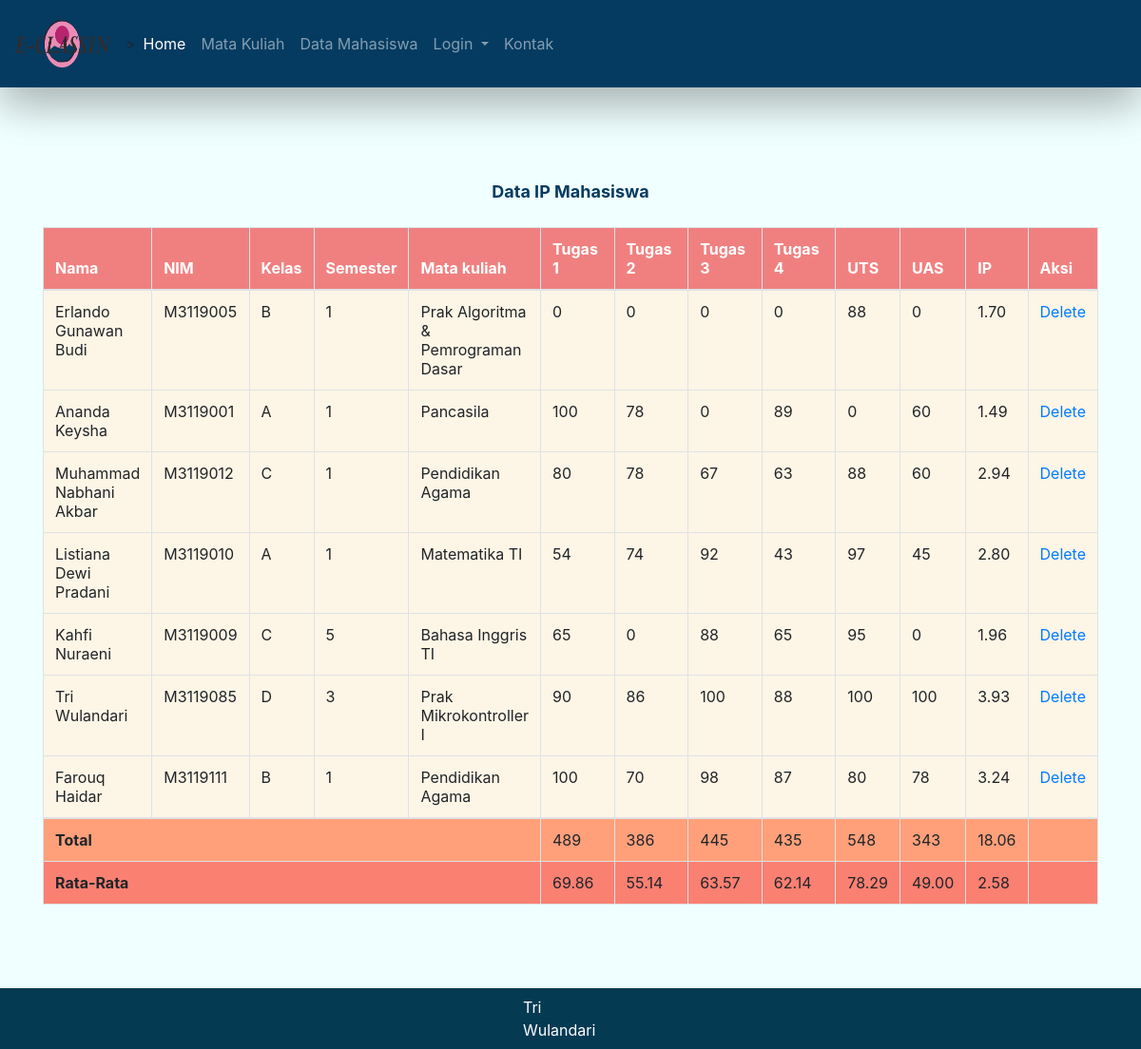
Page /FINAL_M3119085_TRI/ipkmhs.php on the committed database.
### tables this page shows
CREATE TABLE `ipk` (
  `id` int(11) NOT NULL,
  `nama` text NOT NULL,
  `nim` varchar(8) NOT NULL,
  `kelas` varchar(8) NOT NULL,
  `semester` int(10) NOT NULL,
  `matakuliah` text NOT NULL,
  `tugas1` int(5) NOT NULL,
  `tugas2` int(5) NOT NULL,
  `tugas3` int(5) NOT NULL,
  `tugas4` int(5) NOT NULL,
  `uts` int(8) NOT NULL,
  `uas` int(8) NOT NULL,
  `ip` float NOT NULL
);

### FINAL_M3119085_TRI/ipkmhs.php (the view, shortened to what this page needs)
<?php
    include("nav.php");
    $servername = "localhost";
    $username = "root";
    $password = "";
    $dbname = "eclassin";
    $mysqli2 = mysqli_connect($servername, $username, $password, $dbname);
    $hasil = mysqli_query($mysqli2, "SELECT * FROM ipk ORDER BY id ASC");
    ?>
    <p style="text-align: center;color:#063b61;font-size:large;margin-top:2cm;"><b>Data IP Mahasiswa</b></p>
    <div class="container">
    <table class="table table-bordered mt-4">
    <thead style="color: #fff; background-color: 	#F08080;">
    <tr>
    <th scope="col">Nama</th>
    <th scope="col">NIM</th>
    <th scope="col">Kelas</th>
    <th scope="col">Semester</th>
    <th scope="col">Mata kuliah</th>
    <th scope="col" style="width: 3cm;">Tugas 1</th>
    <th scope="col" style="width: 3cm;">Tugas 2</th>
    <th scope="col" style="width: 3cm;">Tugas 3</th>
    <th scope="col" style="width: 3cm;">Tugas 4</th>
    <th scope="col">UTS</th>
    <th scope="col">UAS</th>
    <th scope="col">IP</th>
    <th scope="col">Aksi</th>
    </tr>
    </thead>
    <tbody style="background-color: #FDF5E6;">
        <?php
        while($res = mysqli_fetch_array($hasil)) {
            echo "<tr>";
            echo "<td>".$res['nama']."</td>";
            echo "<td>".$res['nim']."</td>";
            echo "<td>".$res['kelas']."</td>";
            echo "<td>".$res['semester']."</td>";
            echo "<td>".$res['matakuliah']."</td>";
            echo "<td>".$res['tugas1']."</td>";
            echo "<td>".$res['tugas2']."</td>";
            echo "<td>".$res['tugas3']."</td>";
            echo "<td>".$res['tugas4']."</td>";
            echo "<td>".$res['uts']."</td>";
            echo "<td>".$res['uas']."</td>";
            echo "<td>".number_format($res['ip'],2)."</td>";
            echo "<td><a
            href=\"hapusipk.php?id=$res[id]\" onClick=\"return confirm('Are you sure
            you want to delete?')\">Delete</a></td>";
            }
            $hasil1 = mysqli_query($mysqli2, "SELECT tugas1 FROM ipk");
            $nilai1 = 0;
            $hit1 = 0;
            while($res1 = mysqli_fetch_array($hasil1)){
            $nilai1 += $res1['tugas1'];
            $hit1+=1;
            }
            $rata1 = $nilai1/$hit1;
            $hasil2 = mysqli_query($mysqli2, "SELECT tugas2 FROM ipk");
            $nilai2 = 0;
            $hit2 = 0;
            while($res2 = mysqli_fetch_array($hasil2)){
            $nilai2 += $res2['tugas2'];
            $hit2+=1;
            }
            $rata2 = $nilai2/$hit2;
            $hasil3 = mysqli_query($mysqli2, "SELECT tugas3 FROM ipk");
            $nilai3 = 0;
            $hit3 = 0;
            while($res3 = mysqli_fetch_array($hasil3)){
            $nilai3 += $res3['tugas3'];
            $hit3+=1;
            }
            $rata3 = $nilai3/$hit3;
            $hasil4 = mysqli_query($mysqli2, "SELECT tugas4 FROM ipk");
            $nilai4 = 0;
            $hit4 = 0;
            while($res4 = mysqli_fetch_array($hasil4)){
            $nilai4 += $res4['tugas4'];
            $hit4+=1;
            }
            $rata4 = $nilai4/$hit4;
            $hasiluts = mysqli_query($mysqli2, "SELECT uts FROM ipk");
            $nilaiuts = 0;
            $count = 0;
            while($res_uts = mysqli_fetch_array($hasiluts)){
            $nilaiuts += $res_uts['uts'];
            $count+=1;
            }
            $ratauts = $nilaiuts/$count;
            $hasiluas = mysqli_query($mysqli2, "SELECT uas FROM ipk");
            $nilaiuas = 0;
            $count2 = 0;
            while($res_uas = mysqli_fetch_array($hasiluas)){
            $nilaiuas += $res_uas['uas'];
            $count2+=1;
            }
            $ratauas = $nilaiuas/$count2;
            $hasilip = mysqli_query($mysqli2, "SELECT ip FROM ipk");
            $nilaiip = 0;
            $count3 = 0;
            while($res_ip = mysqli_fetch_array($hasilip)){
            $nilaiip+= $res_ip['ip'];
            $count3+=1;
            }
            $rataip = $nilaiip/$count3;
?>
    </tbody>
    <tr style="background-color:#FFA07A;">
      <th scope="row" colspan="5">Total</th>
      <td><?= $nilai1?></td>
      <td><?= $nilai2?></td>
      <td><?= $nilai3?></td>
      <td><?= $nilai4?></td>
      <td><?= $nilaiuts?></td>
      <td><?= $nilaiuas ?></td>
      <td><?= number_format($nilaiip,2) ?></td>
      <td></td>
    </tr>
    <tr style="background-color: #FA8072;">
      <th scope="row" colspan="5">Rata-Rata</th>
      <td><?= number_format($rata1,2) ?></td>
      <td><?= number_format($rata2,2) ?></td>
      <td><?= number_format($rata3,2) ?></td>
      <td><?= number_format($rata4,2) ?></td>
      <td><?= number_format($ratauts,2) ?></td>
      <td><?= number_format($ratauas,2) ?></td>
      <td><?= number_format($rataip,2)  ?></td>
      <td></td>
    </tr>
    </table>
    </div>
<?php
include('nav.php');
?>

### FINAL_M3119085_TRI/nav.php (shortened to what this page needs)
<html lang="en">
<head>
    <link rel="stylesheet" href="https://cdn.jsdelivr.net/npm/bootstrap@4.5.3/dist/css/bootstrap.min.css">
</head>
<body style="background-color: 	#F0FFFF;">
<nav class="shadow-lg p-3 mb-5 fixed-top navbar navbar-expand-lg navbar-dark" style="background-color: #063b61;">
<a class="navbar-brand" href="#"><img src="logo.png" alt="1" width="100" height="50"></a>>
  <div class="collapse navbar-collapse" id="navbarNavDropdown">
    <ul class="navbar-nav">
      <li class="nav-item active">
        <a class="nav-link" href="index.php">Home <span class="sr-only">(current)</span></a>
      </li>
      <li class="nav-item">
        <a class="nav-link" href="matkul.php"><?= ucwords("mata kuliah"); ?></a>
      </li>
      <li class="nav-item">
        <a class="nav-link" href="mhs.php">Data Mahasiswa</a>
      </li>
      <li class="nav-item dropdown">
        <a class="nav-link dropdown-toggle" id="navbarDropdownMenuLink" role="button" data-toggle="dropdown" aria-haspopup="true" aria-expanded="true">
          Login
        </a>
      </li>
      <li class="nav-item">
        <a class="nav-link" href="contact.php">Kontak</a>
      </li>
    </ul>
  </div>
</nav>
<div class="position-bottom" style="background-color: #053a53;">
<div class="navbar text-white mb-7" style="max-width: 88rem; background-color: #053a53;">
  <div class="mx-auto" style="width: 100px;">Tri Wulandari</div>
</div>
</div>
</body>
</html>

### rows in the picture
ipk: nama "Erlando Gunawan Budi", nim "M3119005", kelas "B", semester "1", matakuliah "Prak Algoritma & Pemrograman Dasar", tugas1 "0", tugas2 "0", tugas3 "0", tugas4 "0", uts "88", uas "0", ip "1.70"
ipk: nama "Ananda Keysha", nim "M3119001", kelas "A", semester "1", matakuliah "Pancasila", tugas1 "100", tugas2 "78", tugas3 "0", tugas4 "89", uts "0", uas "60", ip "1.49"
ipk: nama "Muhammad Nabhani Akbar", nim "M3119012", kelas "C", semester "1", matakuliah "Pendidikan Agama", tugas1 "80", tugas2 "78", tugas3 "67", tugas4 "63", uts "88", uas "60", ip "2.94"
ipk: nama "Listiana Dewi Pradani", nim "M3119010", kelas "A", semester "1", matakuliah "Matematika TI", tugas1 "54", tugas2 "74", tugas3 "92", tugas4 "43", uts "97", uas "45", ip "2.80"
ipk: nama "Kahfi Nuraeni", nim "M3119009", kelas "C", semester "5", matakuliah "Bahasa Inggris TI", tugas1 "65", tugas2 "0", tugas3 "88", tugas4 "65", uts "95", uas "0", ip "1.96"
ipk: nama "Tri Wulandari", nim "M3119085", kelas "D", semester "3", matakuliah "Prak Mikrokontroller I", tugas1 "90", tugas2 "86", tugas3 "100", tugas4 "88", uts "100", uas "100", ip "3.93"
ipk: nama "Farouq Haidar", nim "M3119111", kelas "B", semester "1", matakuliah "Pendidikan Agama", tugas1 "100", tugas2 "70", tugas3 "98", tugas4 "87", uts "80", uas "78", ip "3.24"

### other values in the picture
$nilai1 "489"
$nilai2 "386"
$nilai3 "445"
$nilai4 "435"
$nilaiuts "548"
$nilaiuas "343"
$nilaiip "18.06"
$rata1 "69.86"
$rata2 "55.14"
$rata3 "63.57"
$rata4 "62.14"
$ratauts "78.29"
$ratauas "49.00"
$rataip "2.58"
